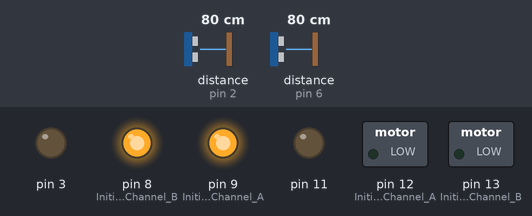
Recording of a sketch running on a simulated Arduino Uno, built with avr-gcc and run on an emulated ATmega328P. On the bench: switched loads named in the sketch (green lamp = pin HIGH), output pins drawn as LEDs (lit = HIGH). Wiring (inferred from the names in the program): 2 × ultrasonic range finder: trigger pin 5, echo pin 2 / trigger pin 7, echo pin 6. The test bench sets the inputs (shaded band); at power-on: distance to the obstacle (sensors on pin 2, pin 6) 80 cm. The echo pulse lasts 58.3 µs per cm; the ROS host is connected and sends only what is stated; pins used as bus, display or sensor lines are not drawn.

Above: at 1.2 s.
1.3 s: distance to the obstacle (sensor on pin 2) set to 31 cm
2.8 s: distance to the obstacle (sensor on pin 2) set to 29 cm
At 3.5 s:
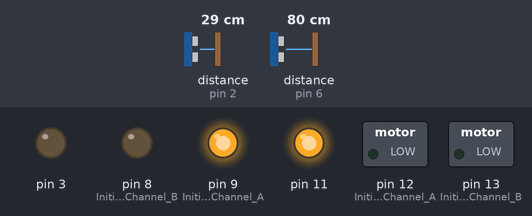
4.3 s: distance to the obstacle (sensor on pin 6) set to 33 cm
5.8 s: distance to the obstacle (sensor on pin 6) set to 29 cm
At 7.0 s:
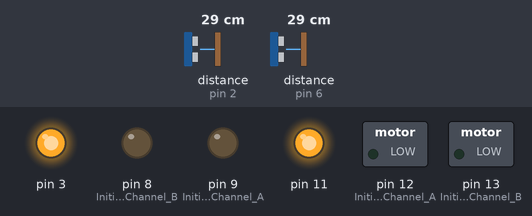
7.3 s: distance to the obstacle (sensor on pin 2) set to 2 cm
At 8.5 s:
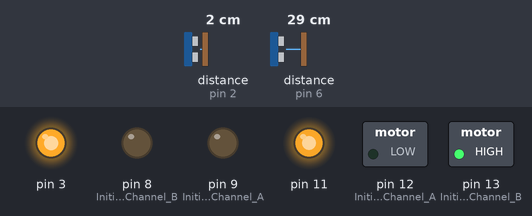
8.8 s: distance to the obstacle (sensor on pin 6) set to 2 cm
At 9.5 s:
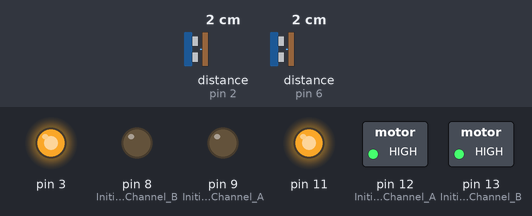
Timing chart, 0 to 11.3 s (numbered marks = the images above; inputs shaded):
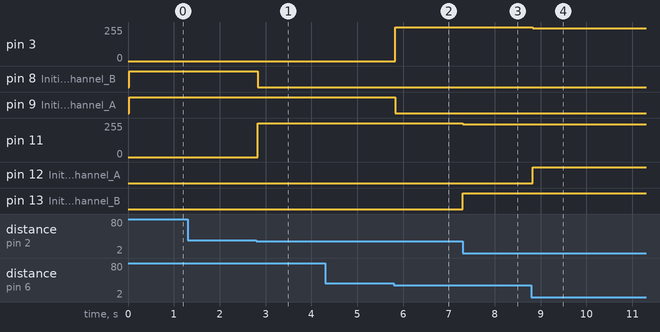

The sketch:

DualUltraController_ROS_Final.ino
```cpp
#include <ros.h>
#include <std_msgs/Empty.h>
#include <std_msgs/String.h>
#include <geometry_msgs/Twist.h>

 // CHANNEL A-Pins 12,9,3 CHANNEL B- Pins 13,8,11 //

int trigPinA = 7;
int echoPinA = 6;
int trigPinB = 5 ;
int echoPinB = 2;
long durationA, durationB, cmA, cmB;

ros::NodeHandle nh;

geometry_msgs::Twist motor_commands;
ros::Publisher ultracommand("Ultra_controller", &motor_commands);


                                              void setup() {


                                                //Define inputs and outputs
                                                pinMode(trigPinA, OUTPUT);
                                                pinMode(echoPinA, INPUT);
                                                pinMode(trigPinB, OUTPUT);
                                                pinMode(echoPinB, INPUT);
                                                 //Setup Channel A

                                              pinMode(12, OUTPUT); //Initiates Motor Channel A pin

                                              pinMode(9, OUTPUT); //Initiates Brake Channel A pin

                                              //Setup Channel B

                                              pinMode(13, OUTPUT); //Initiates Motor Channel B pin

                                            pinMode(8, OUTPUT); //Initiates Brake Channel B pin


    nh.initNode();
  nh.advertise(ultracommand);

  }

void loop()
{
  int speedA, speedB ;
  speedA=ultradistanceA();
  speedB=ultradistanceB();

  movemotorA(speedA);
  movemotorB(speedB);

  ultracommand.publish(&motor_commands);
  nh.spinOnce();
  while(motor_commands.angular.x==-1&&motor_commands.angular.y==-1)
  {
    speedA=ultradistanceA();
     speedB=ultradistanceB();

    movemotorA(speedA);
    movemotorB(speedB);
      //wait till change
  }


}

int ultradistanceA()
{
    digitalWrite(trigPinA, LOW);
  delayMicroseconds(5);
  digitalWrite(trigPinA, HIGH);
  delayMicroseconds(10);
  digitalWrite(trigPinA, LOW);

  pinMode(echoPinA, INPUT);
  durationA = pulseIn(echoPinA, HIGH);

  // convert the time into a distance
  cmA = (durationA/2) / 29.1;

  delay(20);
  return(cmA);


}

int ultradistanceB()
{
    digitalWrite(trigPinB, LOW);
  delayMicroseconds(5);
  digitalWrite(trigPinB, HIGH);
  delayMicroseconds(10);
  digitalWrite(trigPinB, LOW);

  pinMode(echoPinB, INPUT);
  durationB = pulseIn(echoPinB, HIGH);

  // convert the time into a distance
  cmB = (durationB/2) / 29.1;

return(cmB);

}

void movemotorA(int dist)
{
  int x; //movespeed proportional to distance of the hand from virtual trigger points
  if(dist>28)
  {
    digitalWrite(9,HIGH); //A brake ON
    motor_commands.angular.x=-1; //signifies out of range
  }
  else if(dist>10&&dist<18)
  {


    digitalWrite(9,HIGH); //A brake ON

    motor_commands.angular.x=dist;

    }
   else if(dist>18)
   {
    x=255-(28-dist)*10;
    digitalWrite(9,LOW); //A brake off
    digitalWrite(12,LOW);   //reverse

     analogWrite(3,x);//set speed
     motor_commands.angular.x=dist;
    // delay(20);

   }
   else if (dist <10)
   {
    x=255-dist*10;
     digitalWrite(9,LOW); //A brake off
      digitalWrite(12,HIGH);   //forward

     analogWrite(3,x);//set speed
     motor_commands.angular.x=dist;
     //delay(20);

   }
}


void movemotorB(int dist)
{
  int x;
  if(dist>28)
  {
    digitalWrite(8,HIGH); //A brake ON
    motor_commands.angular.y=-1;
  }
  else if(dist>10&&dist<18)
  {


    digitalWrite(8,HIGH); //A brake ON
    motor_commands.angular.y=dist;

    }
   else if(dist>18)
   {
    x=255-(28-dist)*10;
     digitalWrite(13,LOW); //rev B

  digitalWrite(8,LOW); //B brake off


  analogWrite(11,x); // set speed
   motor_commands.angular.y=dist;
     //delay(20);
   }
   else if (dist <10)
   {
    x=255-dist*10;
      digitalWrite(13,HIGH); //forward B

  digitalWrite(8,LOW); //B brake off


  analogWrite(11,x); // set speed
    motor_commands.angular.y=dist;
//     delay(20);

   }
}
```

Measured:
- the behaviour switches between 30 and 29 cm on distance to the obstacle (sensor on pin 2) (found by bisection; images 0 and 1)
- the behaviour switches between 30 and 29 cm on distance to the obstacle (sensor on pin 6) (found by bisection; images 1 and 2)
- after the input at 1.3 s, every drawn part: stays the same
- after the input at 2.8 s, pin 8 (Initiates_Brake_Channel_B): HIGH → LOW at once; pin 11: 0/255 → 255/255 at once
- after the input at 4.3 s, every drawn part: stays the same
- after the input at 5.8 s, pin 3: 0/255 → 255/255 at once; pin 9 (Initiates_Brake_Channel_A): HIGH → LOW at once
- after the input at 7.3 s, pin 11: 255/255 → 245/255 at once; pin 13 (Initiates_Motor_Channel_B): LOW → HIGH at once
- after the input at 8.8 s, pin 3: 255/255 → 245/255 at once; pin 12 (Initiates_Motor_Channel_A): LOW → HIGH at once
